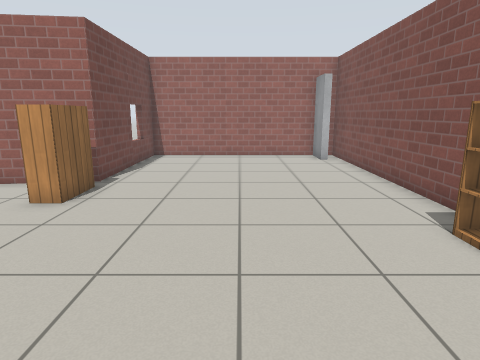
view 1 (above)

12 first-person views from a walk through a Gazebo world. The camera is 1.1 m above the floor, tilts 12° down and sees 75° across. The floor is counted in squares, 0.5 m on a side. Each view is taken from the middle of a square. On the plan, view 1 faces up. The plan holds only what a view shows up to about 18 squares ahead; the rest is blank. Gazebo's built-in surfaces are drawn with simple patterns.

view 2
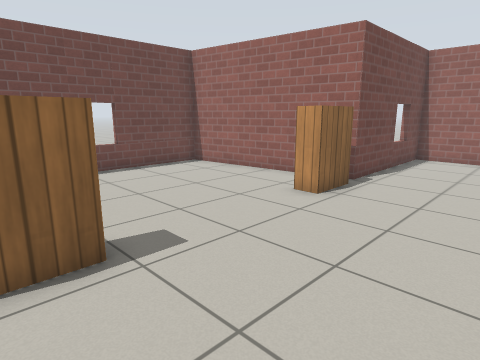

view 3
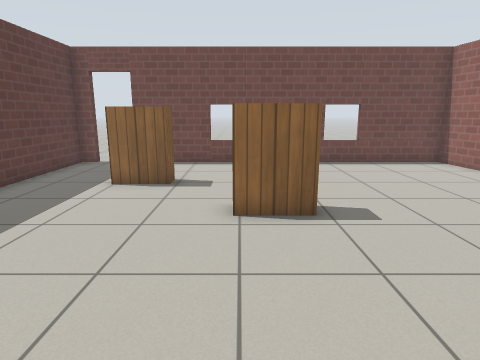

view 4
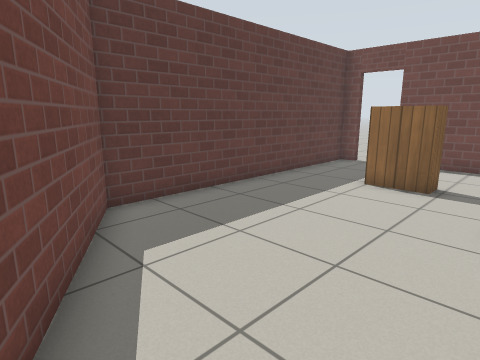

view 5
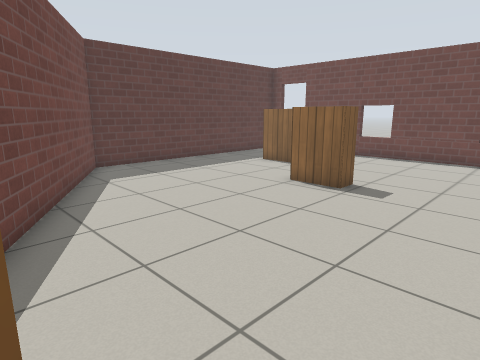

view 6
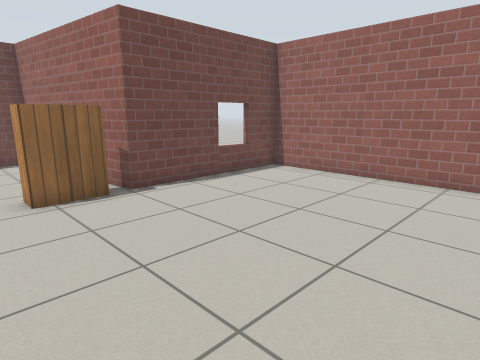

view 7
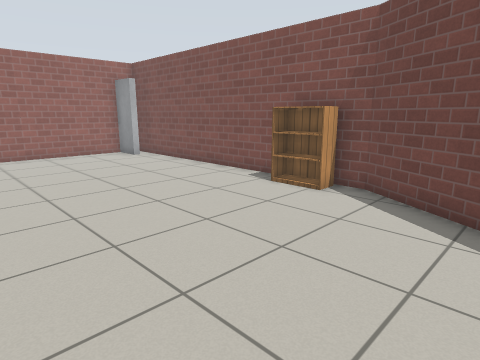

view 8
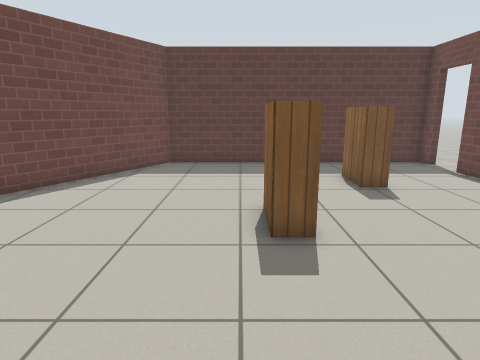

view 9
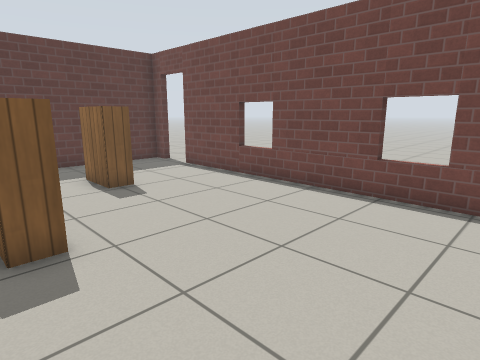

view 10
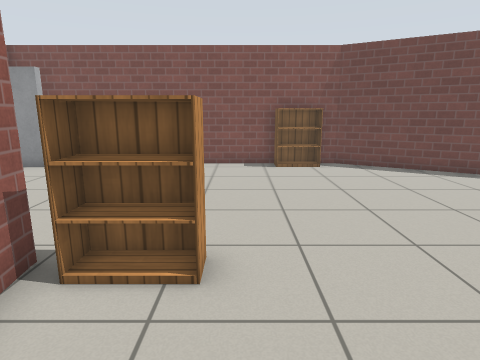

view 11
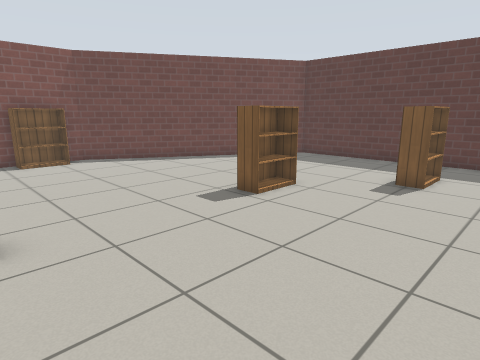

view 12
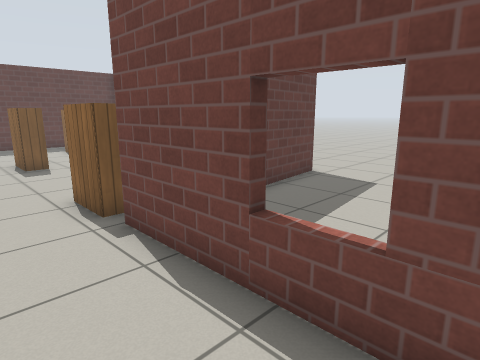

### Floor plan
Points are (right, up) in squares from view 1. A wall is a line through its corners. A room is listed if a view was taken in it or the views show most of it. See-through windows are left out.
Room 1 (views 1, 2, 3, 4, 5, 6, 7, 8, 9, 10, 11, 12)
walls: (-12.3, -7.3) (-0.8, -7.3) (5, 2.8) (5, 16.8) (-4.6, 16.8) (-4.6, 10.1) (-12.3, 9.2) (-12.3, -4.9)
ways out: open door at (-12.3, -5.7)
objects: bookshelf (-8, -4) to (-8, -2); bookshelf (-5, 0) to (-5, 1); bookshelf (-5, 8) to (-5, 9); bookshelf (4, 4) to (4, 5); door leaf (4, 15) to (4, 16)

Positions as (right, up) in squares from view 1, and headings:
1: (0, 0), facing up
2: (0, 0), facing up-left
3: (2, 0), facing left
4: (2, 0), facing down-left
5: (4, 6), facing down-left
6: (4, 6), facing up-left
7: (-4, -1), facing up-right
8: (-4, 7), facing down
9: (-4, 7), facing down-left
10: (-9, 7), facing right
11: (-11, 8), facing down-right
12: (-2, 16), facing down-left
